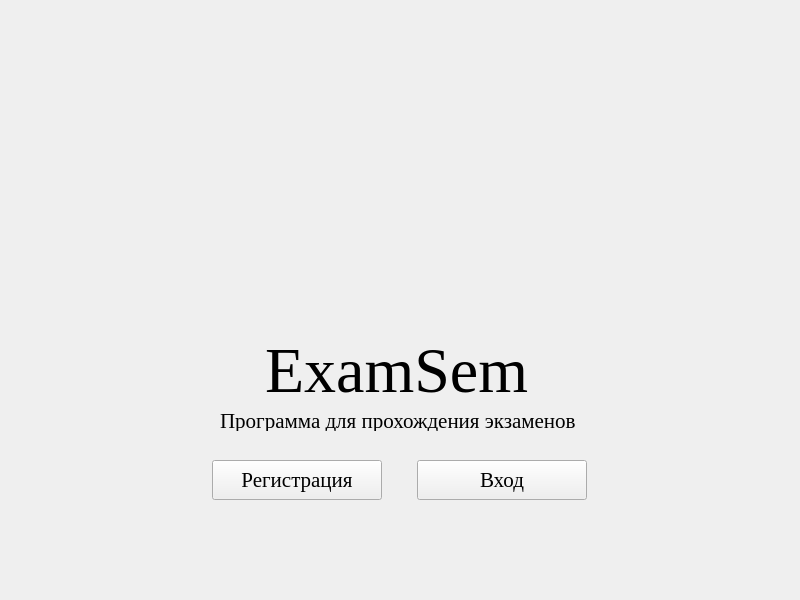
<?xml version="1.0" encoding="UTF-8"?>
<ui version="4.0">
 <class>LoginWindow</class>
 <widget class="QWidget" name="LoginWindow">
  <property name="geometry">
   <rect>
    <x>0</x>
    <y>0</y>
    <width>800</width>
    <height>600</height>
   </rect>
  </property>
  <property name="windowTitle">
   <string>Form</string>
  </property>
  <widget class="QLabel" name="label">
   <property name="geometry">
    <rect>
     <x>265</x>
     <y>320</y>
     <width>270</width>
     <height>100</height>
    </rect>
   </property>
   <property name="font">
    <font>
     <family>Times New Roman</family>
     <pointsize>48</pointsize>
     <bold>false</bold>
    </font>
   </property>
   <property name="text">
    <string>ExamSem</string>
   </property>
  </widget>
  <widget class="QPushButton" name="registerButton">
   <property name="geometry">
    <rect>
     <x>212</x>
     <y>460</y>
     <width>170</width>
     <height>40</height>
    </rect>
   </property>
   <property name="font">
    <font>
     <family>Times New Roman</family>
     <pointsize>16</pointsize>
    </font>
   </property>
   <property name="text">
    <string>Регистрация</string>
   </property>
  </widget>
  <widget class="QPushButton" name="loginButton">
   <property name="geometry">
    <rect>
     <x>417</x>
     <y>460</y>
     <width>170</width>
     <height>40</height>
    </rect>
   </property>
   <property name="font">
    <font>
     <family>Times New Roman</family>
     <pointsize>16</pointsize>
    </font>
   </property>
   <property name="text">
    <string>Вход</string>
   </property>
  </widget>
  <widget class="QLabel" name="label_2">
   <property name="geometry">
    <rect>
     <x>220</x>
     <y>410</y>
     <width>360</width>
     <height>21</height>
    </rect>
   </property>
   <property name="font">
    <font>
     <family>Times New Roman</family>
     <pointsize>16</pointsize>
    </font>
   </property>
   <property name="text">
    <string>Программа для прохождения экзаменов</string>
   </property>
  </widget>
  <widget class="QLabel" name="label_3">
   <property name="geometry">
    <rect>
     <x>240</x>
     <y>20</y>
     <width>355</width>
     <height>311</height>
    </rect>
   </property>
   <property name="text">
    <string/>
   </property>
   <property name="pixmap">
    <pixmap resource="resources.qrc">:/images/IMG_2645.png</pixmap>
   </property>
  </widget>
 </widget>
 <resources>
  <include location="resources.qrc"/>
 </resources>
 <connections/>
</ui>
